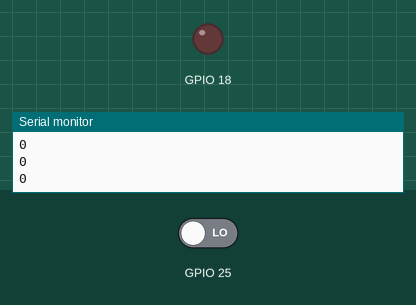
This sketch was run on a simulated ESP32. Parts: output pins drawn as LEDs (lit = HIGH), the last lines printed to the serial monitor. The test bench sets the inputs (shaded band); at power-on: GPIO 25 LOW.

Above: at 1.2 s.
1.3 s: GPIO 25 driven HIGH
At 1.7 s:
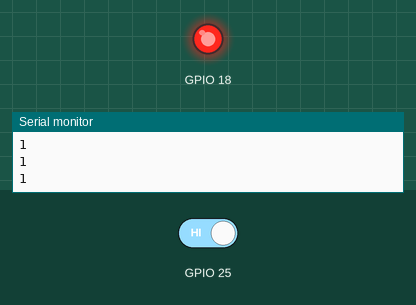
Timing chart, 0 to 4.3 s (numbered marks = the images above; inputs shaded):
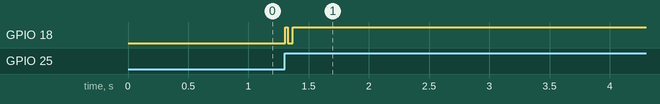

Measured:
- after the input at 1.3 s, GPIO 18: LOW → HIGH at once, → LOW 0.02 s later, → HIGH 0.04 s later

The sketch:

sketch.ino
```cpp
void setup() {
  // put your setup code here, to run once:
  Serial.begin(115200);
  pinMode(25, INPUT);
  pinMode(18, OUTPUT);
}

void loop() {

  int motion = digitalRead(25);
  Serial.println(motion);
  digitalWrite(18, LOW);

  if(motion == HIGH){
    digitalWrite(18, HIGH);
  }
  delay(10); // this speeds up the simulation
}
```
